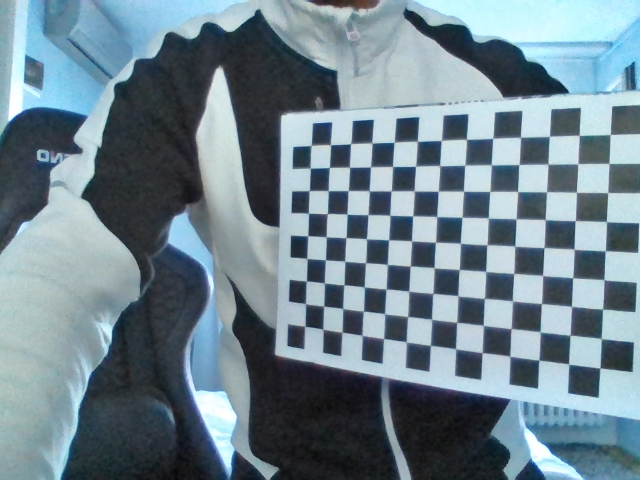
#> input picture CameraCalibration/img13.png, 640 x 480 px, given in place of the camera
$ python example1.py
#> lines starting #> are read from the running program, lines starting #| are printed output that depends on the picture; after the words box and inside, x2 and y2 are one past the last pixel; in counts of white or black regions, pixels touching at a corner belong together
import numpy as np
import cv2

cap = cv2.VideoCapture(0)

while True:
    ret,frame = cap.read()
#> frame is the input picture: shape (480, 640, 3); mean B, G, R 142.9, 132.2, 112.2
    frame = cv2.flip(frame, 1)
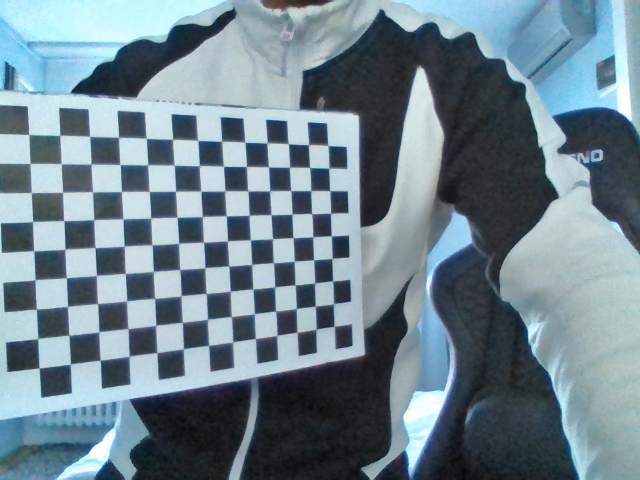
#> frame: shape (480, 640, 3); mean B, G, R 142.9, 132.2, 112.2
    gray = cv2.cvtColor(frame,cv2.COLOR_BGR2GRAY)
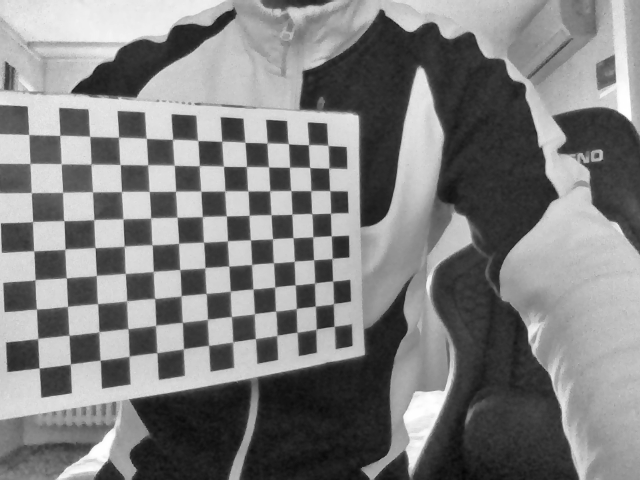
#> gray: shape (480, 640); min 5, max 255, mean 127.4
    blur = cv2.GaussianBlur(gray, (3, 3), 0)
    edges = cv2.Canny(blur,150,250)
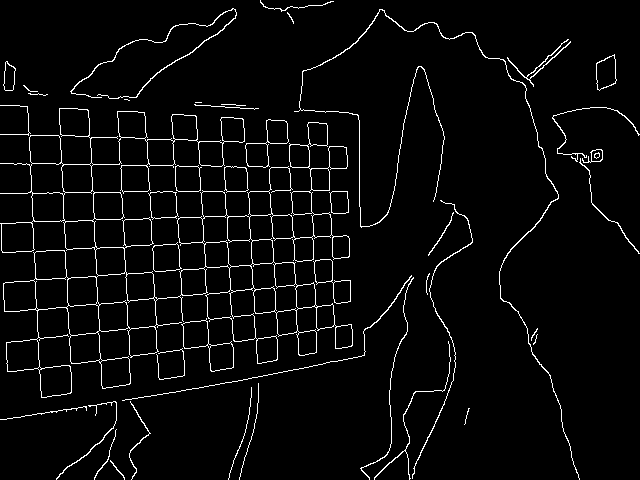
#> edges: shape (480, 640); 3.9% white in thin lines or dots
    lines = cv2.HoughLines(edges, 1, np.pi / 180, 150)
#> lines = 13 rows, first 8: [133, 1.61], [252, 1.52], [162, 1.59], [281, 1.5], [342, 1.45], [-111, 3.09], [223, 1.54], [191, 1.57]

    if lines is not None:
        for line in lines:
            rho, theta = line[0]
            a = np.cos(theta)
            b = np.sin(theta)
            x0 = a * rho
            y0 = b * rho
            x1 = int(x0 + 1000 * (-b))
            y1 = int(y0 + 1000 * (a))
            x2 = int(x0 - 1000 * (-b))
            y2 = int(y0 - 1000 * (a))
            cv2.line(frame, (x1, y1), (x2, y2), (0, 0, 255), 2)
#> this loop made 13 passes
#> (rho, theta, a, b, x0, y0, x1, y1) on passes 1 to 12: (133, 1.61, -0.0349, 0.999, -4.64, 132.9, -1004, 98), (252, 1.52, 0.0523, 0.999, 13.19, 251.7, -985, 303), (162, 1.59, -0.0175, 1, -2.83, 162, -1002, 144), (281, 1.5, 0.0698, 0.998, 19.6, 280.3, -977, 350), (342, 1.45, 0.122, 0.993, 41.68, 339.5, -950, 461), (-111, 3.09, -0.999, 0.0523, 110.8, -5.81, 58, -1004), (223, 1.54, 0.0349, 0.999, 7.78, 222.9, -991, 257), (191, 1.57, -4.37e-08, 1, -8.35e-06, 191, -1000, 190), (371, 1.43, 0.139, 0.99, 51.63, 367.4, -938, 506), (414, 1.41, 0.156, 0.988, 64.76, 408.9, -922, 565), (-82, 3.09, -0.999, 0.0523, 81.89, -4.29, 29, -1002), (-165, 3.09, -0.999, 0.0523, 164.8, -8.64, 112, -1007)
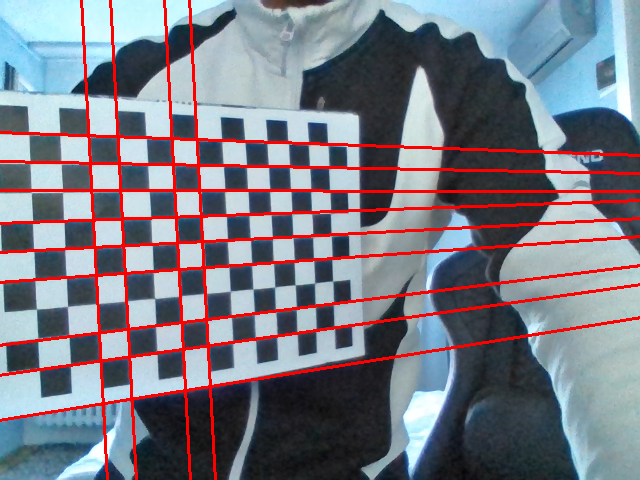
#> frame: shape (480, 640, 3); 7.41% of pixels changed, all inside (x1, y1, x2, y2) = (0, 0, 640, 480)

    cv2.imshow('Rez',frame)
    if cv2.waitKey(1) == ord('q'):
#> (key q is pressed here)
        break


#> (the run stopped early here; a loop or call above may not have finished)
